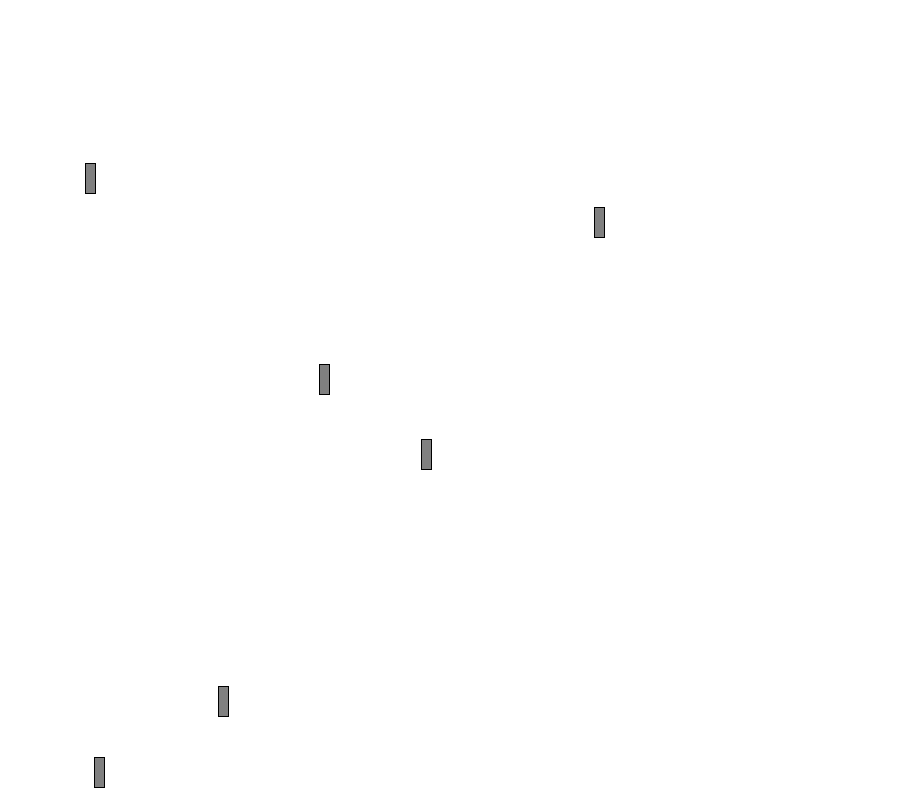
Frame 1 (no input)
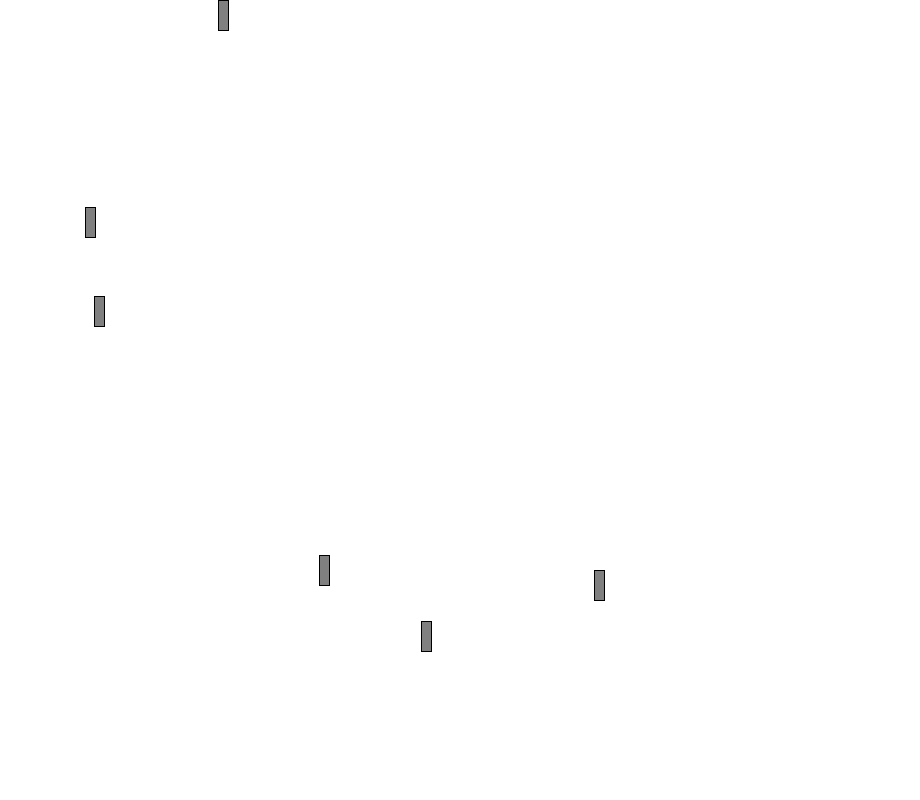
Frame 60 (the mouse pressed at the canvas centre just before this capture)
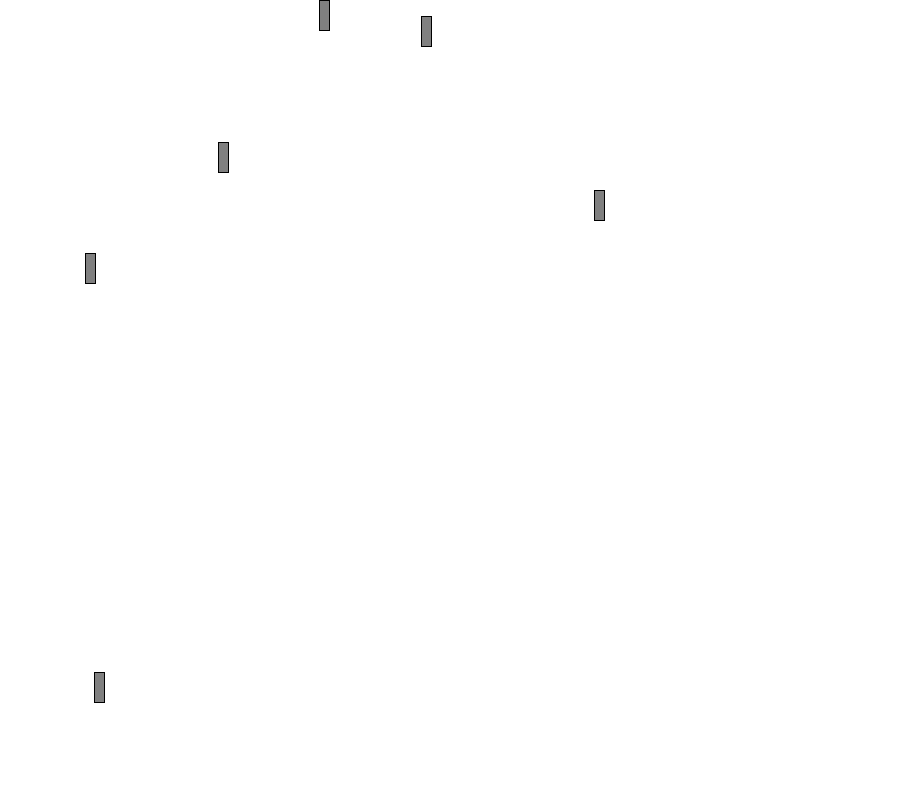
Frame 120 (the mouse held since frame 60 and released just before this capture)

The Processing sketch that drew these frames (run headless with seeded random() and noise(); from frame 60 on, the mouse is pressed at the canvas centre):

// Processing sketch: rocket
// ── rocket.pde

Rocket [] myRockets= new Rocket[5];
Rocket myRocket1;
Rocket myRocket2;

void setup() {
  size(920,800);
  myRocket1= new Rocket(128,random(width),random(height),random(50));
  for(int i=0; i<myRockets. length;i++ ){
    myRockets[i]=new Rocket(128,random(width),random(height),random(50));
    
  }
}

void draw() {
  background(255);
  myRocket1.display();
  myRocket1.fly();
 for(int i=0; i<myRockets. length;i++ ){
   myRockets[i].display();
   myRockets[i].fly();
 }
   

  
  
  
}
// ── Rockets.pde
class Rocket {
  color c = color(0);
  float x ;
  float y ;
  float speed ;
  float up;
  Rocket(color tempC, float tempX, float tempY, float tempSpeed) {
    c = tempC;
    x = tempX;
    y = tempY;
    speed = tempSpeed;
    up=(1);
  }
  void display() {
    fill(c);
    rect(x, y, 10, 30);
  }
  void fly() {
    if (up <=1) {
      y+= speed;
      if (y>height) {
        y=0;
      }
    } else {
      y -= speed;
      if (y<0) {
        y=height;
      }
    }
  }
}
